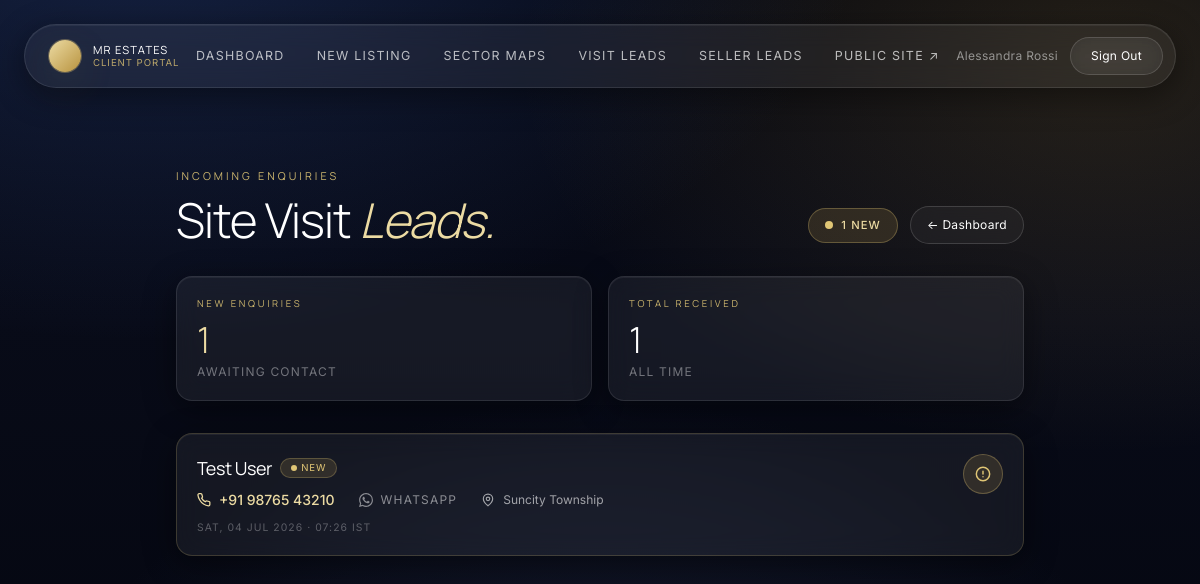
The app's page /portal/leads/ (signed in) with its own data.
### portal/models.py (models this page shows, shortened)
class SiteVisitLead(models.Model):
    name = models.CharField(max_length=200)
    phone = models.CharField(max_length=30)
    preferred_location = models.CharField(max_length=200)
    property_ref = models.CharField(max_length=200, blank=True, default='')
    is_contacted = models.BooleanField(default=False)
    created_at = models.DateTimeField(auto_now_add=True)
    class Meta:
        ordering = ['-created_at']
        verbose_name = 'Site Visit Lead'
        verbose_name_plural = 'Site Visit Leads'

### portal/views.py (the view, shortened to what this page needs)
# urls.py: path('leads/', views.site_visit_leads, name='site_visit_leads'),
@login_required(login_url='portal:login')
def site_visit_leads(request):
    leads = SiteVisitLead.objects.all()
    context = {
        'leads': leads,
        'new_count': leads.filter(is_contacted=False).count(),
        'total_count': leads.count(),
    }
    return render(request, 'portal/leads.html', context)

### templates/portal/leads.html (shortened to what this page needs)
{% extends "portal/base.html" %}
{% block content %}
<section class="mx-auto max-w-4xl px-4 sm:px-6 py-10">
    <div class="flex flex-col sm:flex-row sm:items-end justify-between gap-4 mb-8">
        <div>
            <p class="eyebrow mb-3">Incoming enquiries</p>
            <h1 class="font-display text-3xl sm:text-4xl md:text-5xl font-light tracking-tight text-white">
                Site Visit <span class="italic text-champagne-200">Leads.</span>
            </h1>
        </div>
        <div class="flex items-center gap-3 self-start sm:self-auto">
            {% if new_count %}
            <span class="inline-flex items-center gap-2 rounded-full bg-champagne-400/15 border border-champagne-300/30 px-4 py-2 text-[0.7rem] uppercase tracking-widest text-champagne-200 font-medium">
                <span class="h-2 w-2 rounded-full bg-champagne-300 animate-pulse"></span>
                {{ new_count }} new
            </span>
            {% endif %}
            <a href="{% url 'portal:dashboard' %}" class="btn-ghost text-xs py-2.5 px-4">← Dashboard</a>
        </div>
    </div>
    <div class="grid grid-cols-2 gap-4 mb-8">
        <div class="glass rounded-2xl p-5">
            <p class="eyebrow text-[0.6rem] mb-2">New Enquiries</p>
            <p class="font-display text-4xl font-light text-champagne-200 tracking-tight">{{ new_count }}</p>
            <p class="mt-1 text-xs text-white/40 uppercase tracking-widest">Awaiting contact</p>
        </div>
        <div class="glass rounded-2xl p-5">
            <p class="eyebrow text-[0.6rem] mb-2">Total Received</p>
            <p class="font-display text-4xl font-light text-white tracking-tight">{{ total_count }}</p>
            <p class="mt-1 text-xs text-white/40 uppercase tracking-widest">All time</p>
        </div>
    </div>
    {% if leads %}
    <div class="space-y-3">
        {% for lead in leads %}
        <div class="glass rounded-2xl p-5 {% if not lead.is_contacted %}border border-champagne-300/20{% endif %}">
            <div class="flex items-start justify-between gap-4">
                <div class="min-w-0 flex-1">
                    <div class="flex flex-wrap items-center gap-2 mb-2">
                        <p class="font-display text-white text-lg tracking-tight">{{ lead.name }}</p>
                        {% if not lead.is_contacted %}
                        <span class="inline-flex items-center gap-1 rounded-full bg-champagne-400/15 border border-champagne-300/25 px-2.5 py-0.5 text-[0.6rem] uppercase tracking-widest text-champagne-300">
                            <span class="h-1.5 w-1.5 rounded-full bg-champagne-300"></span>New
                        </span>
                        {% else %}
                        <span class="inline-flex items-center gap-1 rounded-full bg-emerald-400/10 border border-emerald-300/25 px-2.5 py-0.5 text-[0.6rem] uppercase tracking-widest text-emerald-300">
                            <span class="h-1.5 w-1.5 rounded-full bg-emerald-300"></span>Contacted
                        </span>
                        {% endif %}
                    </div>
                    <div class="flex flex-col sm:flex-row sm:flex-wrap gap-x-6 gap-y-1.5 text-sm">
                        <a href="tel:{{ lead.phone }}"
                           class="flex items-center gap-2 text-champagne-200 hover:text-champagne-100 transition font-medium">
                            {{ lead.phone }}
                        </a>
                        <a href="https://wa.me/{{ lead.phone|cut:'+' }}?text=Hi%20{{ lead.name|urlencode }}%2C%20this%20is%20MR%20Estates%20regarding%20your%20site%20visit%20enquiry."
                           target="_blank" rel="noopener"
                           class="flex items-center gap-2 text-white/50 hover:text-white/80 transition text-xs uppercase tracking-widest">
                            WhatsApp
                        </a>
                        <span class="flex items-center gap-2 text-white/60 text-xs">
                            <svg xmlns="http://www.w3.org/2000/svg" class="h-3.5 w-3.5 shrink-0" viewBox="0 0 24 24" fill="none" stroke="currentColor" stroke-width="2" stroke-linecap="round"><path d="M20 10c0 6-8 12-8 12S4 16 4 10a8 8 0 1 1 16 0z"/><circle cx="12" cy="10" r="3"/></svg>
                            {{ lead.preferred_location }}
                        </span>
                    </div>
                    <p class="mt-2.5 text-[0.65rem] uppercase tracking-widest text-white/30">
                        {{ lead.created_at|date:"D, d M Y · H:i" }} IST
                    </p>
                </div>
                <form action="{% url 'portal:site_visit_leads' %}" method="post" class="shrink-0">
                    <button type="submit"
                            title="{% if lead.is_contacted %}Mark as New{% else %}Mark as Contacted{% endif %}"
                            class="h-10 w-10 rounded-full flex items-center justify-center transition
                                   {% if lead.is_contacted %}
                                   glass text-emerald-300 hover:bg-white/10
                                   {% else %}
                                   bg-champagne-400/15 border border-champagne-300/30 text-champagne-300 hover:bg-champagne-400/25
                                   {% endif %}">
                        {% if lead.is_contacted %}
                        <svg xmlns="http://www.w3.org/2000/svg" class="h-4 w-4" viewBox="0 0 24 24" fill="none" stroke="currentColor" stroke-width="2.2" stroke-linecap="round"><path d="M20 6 9 17l-5-5"/></svg>
                        {% else %}
                        <svg xmlns="http://www.w3.org/2000/svg" class="h-4 w-4" viewBox="0 0 24 24" fill="none" stroke="currentColor" stroke-width="2.2" stroke-linecap="round"><circle cx="12" cy="12" r="10"/><path d="M12 8v4m0 4h.01"/></svg>
                        {% endif %}
                    </button>
                </form>
            </div>
        </div>
        {% endfor %}
    </div>
    {% endif %}
</section>
{% endblock %}

### templates/portal/base.html (shortened to what this page needs)
{% load static tailwind_tags %}<!DOCTYPE html>
<html lang="en" class="scroll-smooth">
<head>
    {% tailwind_css %}
</head>
<body class="min-h-screen">
    {% block portal_shell %}
    {% if user.is_authenticated %}
    <header class="fixed inset-x-0 top-0 z-40">
        <div class="mx-auto max-w-7xl px-4 sm:px-6 pt-4 sm:pt-6">
            <nav class="glass rounded-full flex items-center justify-between pl-4 sm:pl-6 pr-2 sm:pr-3 py-2.5 sm:py-3 gap-3">
                <a href="{% url 'portal:dashboard' %}" class="flex items-center gap-2 sm:gap-3 min-w-0">
                    <span class="h-8 w-8 rounded-full bg-gradient-to-br from-champagne-200 to-champagne-500 shadow-champagne shrink-0"></span>
                    <div class="flex flex-col leading-tight min-w-0">
                        <span class="font-display text-white tracking-widest text-[0.7rem] uppercase truncate">MR Estates</span>
                        <span class="text-[0.6rem] uppercase tracking-widest text-champagne-300/80 truncate">Client Portal</span>
                    </div>
                </a>
                <ul class="hidden md:flex items-center gap-6 lg:gap-8 text-[0.78rem] tracking-widest uppercase text-white/70">
                    <li><a href="{% url 'portal:dashboard' %}" class="hover:text-white transition">Dashboard</a></li>
                    <li><a href="{% url 'portal:property_new' %}" class="hover:text-white transition">New Listing</a></li>
                    <li><a href="{% url 'portal:sector_map_list' %}" class="hover:text-white transition">Sector Maps</a></li>
                    <li><a href="{% url 'portal:site_visit_leads' %}" class="hover:text-white transition">Visit Leads</a></li>
                    <li><a href="{% url 'portal:seller_leads' %}" class="hover:text-white transition">Seller Leads</a></li>
                    <li><a href="{% url 'properties:home' %}" class="hover:text-white transition">Public Site ↗</a></li>
                </ul>
                <div class="hidden md:flex items-center gap-3">
                    <span class="hidden lg:inline text-xs tracking-wide text-white/50">
                        {{ user.get_full_name|default:user.username }}
                    </span>
                    <form action="{% url 'portal:logout' %}" method="post" class="inline">
                        <button type="submit" class="btn-ghost text-xs py-2.5 px-5">Sign Out</button>
                    </form>
                </div>
            </nav>
        </div>
    </header>
    {% endif %}
    <main class="{% if user.is_authenticated %}pt-24 md:pt-32{% endif %}">
        {% block content %}{% endblock %}
    </main>
    {% endblock %}
</body>
</html>

### records on screen
SiteVisitLead: name "Test User", is_contacted False (drawn), phone "+91 98765 43210", preferred_location "Suncity Township", created_at "SAT, 04 JUL 2026 · 07:26"

### other values on screen
{{ user.get_full_name|default:user.username }} "Alessandra Rossi"
{{ new_count }} "1"
{{ total_count }} "1"
